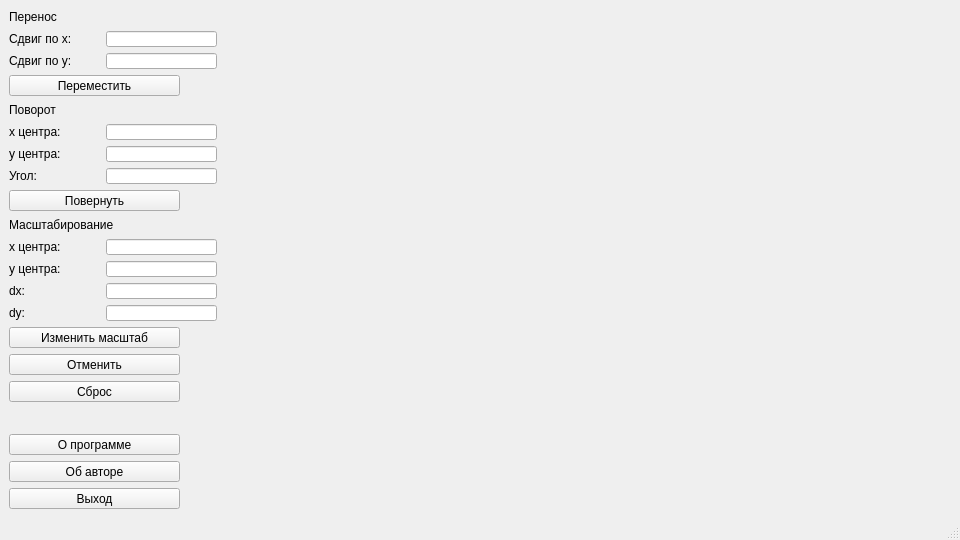
<?xml version="1.0" encoding="UTF-8"?>
<ui version="4.0">
 <class>MainWindow</class>
 <widget class="QMainWindow" name="MainWindow">
  <property name="geometry">
   <rect>
    <x>0</x>
    <y>0</y>
    <width>960</width>
    <height>540</height>
   </rect>
  </property>
  <property name="sizePolicy">
   <sizepolicy hsizetype="Preferred" vsizetype="Preferred">
    <horstretch>0</horstretch>
    <verstretch>0</verstretch>
   </sizepolicy>
  </property>
  <property name="minimumSize">
   <size>
    <width>960</width>
    <height>540</height>
   </size>
  </property>
  <property name="windowTitle">
   <string>Лабораторная работа 2</string>
  </property>
  <property name="autoFillBackground">
   <bool>false</bool>
  </property>
  <property name="locale">
   <locale language="Russian" country="Russia"/>
  </property>
  <property name="tabShape">
   <enum>QTabWidget::Triangular</enum>
  </property>
  <widget class="QWidget" name="centralwidget">
   <property name="contextMenuPolicy">
    <enum>Qt::NoContextMenu</enum>
   </property>
   <layout class="QGridLayout" name="gridLayout">
    <item row="0" column="0" colspan="2">
     <widget class="QLabel" name="label_5">
      <property name="enabled">
       <bool>true</bool>
      </property>
      <property name="minimumSize">
       <size>
        <width>171</width>
        <height>16</height>
       </size>
      </property>
      <property name="maximumSize">
       <size>
        <width>171</width>
        <height>16</height>
       </size>
      </property>
      <property name="autoFillBackground">
       <bool>false</bool>
      </property>
      <property name="locale">
       <locale language="Russian" country="Russia"/>
      </property>
      <property name="text">
       <string>Перенос</string>
      </property>
     </widget>
    </item>
    <item row="0" column="2" rowspan="19">
     <spacer name="horizontalSpacer">
      <property name="orientation">
       <enum>Qt::Horizontal</enum>
      </property>
      <property name="sizeHint" stdset="0">
       <size>
        <width>731</width>
        <height>444</height>
       </size>
      </property>
     </spacer>
    </item>
    <item row="1" column="0">
     <widget class="QLabel" name="label">
      <property name="enabled">
       <bool>true</bool>
      </property>
      <property name="minimumSize">
       <size>
        <width>91</width>
        <height>16</height>
       </size>
      </property>
      <property name="maximumSize">
       <size>
        <width>91</width>
        <height>16</height>
       </size>
      </property>
      <property name="autoFillBackground">
       <bool>false</bool>
      </property>
      <property name="locale">
       <locale language="Russian" country="Russia"/>
      </property>
      <property name="text">
       <string>Сдвиг по x:</string>
      </property>
     </widget>
    </item>
    <item row="1" column="1">
     <widget class="QLineEdit" name="lineEditX">
      <property name="minimumSize">
       <size>
        <width>111</width>
        <height>16</height>
       </size>
      </property>
      <property name="maximumSize">
       <size>
        <width>111</width>
        <height>16</height>
       </size>
      </property>
     </widget>
    </item>
    <item row="2" column="0">
     <widget class="QLabel" name="label_2">
      <property name="minimumSize">
       <size>
        <width>91</width>
        <height>16</height>
       </size>
      </property>
      <property name="maximumSize">
       <size>
        <width>91</width>
        <height>16</height>
       </size>
      </property>
      <property name="locale">
       <locale language="Russian" country="Russia"/>
      </property>
      <property name="text">
       <string>Сдвиг по y:</string>
      </property>
     </widget>
    </item>
    <item row="2" column="1">
     <widget class="QLineEdit" name="lineEditY">
      <property name="minimumSize">
       <size>
        <width>111</width>
        <height>16</height>
       </size>
      </property>
      <property name="maximumSize">
       <size>
        <width>111</width>
        <height>16</height>
       </size>
      </property>
     </widget>
    </item>
    <item row="3" column="0" colspan="2">
     <widget class="QPushButton" name="moveButton">
      <property name="minimumSize">
       <size>
        <width>171</width>
        <height>21</height>
       </size>
      </property>
      <property name="maximumSize">
       <size>
        <width>171</width>
        <height>21</height>
       </size>
      </property>
      <property name="locale">
       <locale language="Russian" country="Russia"/>
      </property>
      <property name="text">
       <string>Переместить</string>
      </property>
     </widget>
    </item>
    <item row="4" column="0" colspan="2">
     <widget class="QLabel" name="label_7">
      <property name="minimumSize">
       <size>
        <width>171</width>
        <height>16</height>
       </size>
      </property>
      <property name="maximumSize">
       <size>
        <width>171</width>
        <height>16</height>
       </size>
      </property>
      <property name="locale">
       <locale language="Russian" country="Russia"/>
      </property>
      <property name="text">
       <string>Поворот</string>
      </property>
     </widget>
    </item>
    <item row="5" column="0">
     <widget class="QLabel" name="label_8">
      <property name="enabled">
       <bool>true</bool>
      </property>
      <property name="minimumSize">
       <size>
        <width>91</width>
        <height>16</height>
       </size>
      </property>
      <property name="maximumSize">
       <size>
        <width>91</width>
        <height>16</height>
       </size>
      </property>
      <property name="autoFillBackground">
       <bool>false</bool>
      </property>
      <property name="locale">
       <locale language="Russian" country="Russia"/>
      </property>
      <property name="text">
       <string>x центра:</string>
      </property>
     </widget>
    </item>
    <item row="5" column="1">
     <widget class="QLineEdit" name="lineEditX_2">
      <property name="minimumSize">
       <size>
        <width>111</width>
        <height>16</height>
       </size>
      </property>
      <property name="maximumSize">
       <size>
        <width>111</width>
        <height>16</height>
       </size>
      </property>
     </widget>
    </item>
    <item row="6" column="0">
     <widget class="QLabel" name="label_9">
      <property name="minimumSize">
       <size>
        <width>91</width>
        <height>16</height>
       </size>
      </property>
      <property name="maximumSize">
       <size>
        <width>91</width>
        <height>16</height>
       </size>
      </property>
      <property name="locale">
       <locale language="Russian" country="Russia"/>
      </property>
      <property name="text">
       <string>y центра:</string>
      </property>
     </widget>
    </item>
    <item row="6" column="1">
     <widget class="QLineEdit" name="lineEditY_2">
      <property name="minimumSize">
       <size>
        <width>111</width>
        <height>16</height>
       </size>
      </property>
      <property name="maximumSize">
       <size>
        <width>111</width>
        <height>16</height>
       </size>
      </property>
     </widget>
    </item>
    <item row="7" column="0">
     <widget class="QLabel" name="label_6">
      <property name="minimumSize">
       <size>
        <width>91</width>
        <height>16</height>
       </size>
      </property>
      <property name="maximumSize">
       <size>
        <width>91</width>
        <height>16</height>
       </size>
      </property>
      <property name="locale">
       <locale language="Russian" country="Russia"/>
      </property>
      <property name="text">
       <string>Угол:</string>
      </property>
     </widget>
    </item>
    <item row="7" column="1">
     <widget class="QLineEdit" name="lineEditAngle">
      <property name="minimumSize">
       <size>
        <width>111</width>
        <height>16</height>
       </size>
      </property>
      <property name="maximumSize">
       <size>
        <width>111</width>
        <height>16</height>
       </size>
      </property>
      <property name="text">
       <string/>
      </property>
     </widget>
    </item>
    <item row="8" column="0" colspan="2">
     <widget class="QPushButton" name="rotateButton">
      <property name="minimumSize">
       <size>
        <width>171</width>
        <height>21</height>
       </size>
      </property>
      <property name="maximumSize">
       <size>
        <width>171</width>
        <height>21</height>
       </size>
      </property>
      <property name="locale">
       <locale language="Russian" country="Russia"/>
      </property>
      <property name="text">
       <string>Повернуть</string>
      </property>
     </widget>
    </item>
    <item row="9" column="0" colspan="2">
     <widget class="QLabel" name="label_4">
      <property name="minimumSize">
       <size>
        <width>171</width>
        <height>16</height>
       </size>
      </property>
      <property name="maximumSize">
       <size>
        <width>171</width>
        <height>16</height>
       </size>
      </property>
      <property name="locale">
       <locale language="Russian" country="Russia"/>
      </property>
      <property name="text">
       <string>Масштабирование</string>
      </property>
     </widget>
    </item>
    <item row="10" column="0">
     <widget class="QLabel" name="label_13">
      <property name="enabled">
       <bool>true</bool>
      </property>
      <property name="minimumSize">
       <size>
        <width>91</width>
        <height>16</height>
       </size>
      </property>
      <property name="maximumSize">
       <size>
        <width>91</width>
        <height>16</height>
       </size>
      </property>
      <property name="autoFillBackground">
       <bool>false</bool>
      </property>
      <property name="locale">
       <locale language="Russian" country="Russia"/>
      </property>
      <property name="text">
       <string>x центра:</string>
      </property>
     </widget>
    </item>
    <item row="10" column="1">
     <widget class="QLineEdit" name="lineEditX_3">
      <property name="minimumSize">
       <size>
        <width>111</width>
        <height>16</height>
       </size>
      </property>
      <property name="maximumSize">
       <size>
        <width>111</width>
        <height>16</height>
       </size>
      </property>
     </widget>
    </item>
    <item row="11" column="0">
     <widget class="QLabel" name="label_12">
      <property name="minimumSize">
       <size>
        <width>91</width>
        <height>16</height>
       </size>
      </property>
      <property name="maximumSize">
       <size>
        <width>91</width>
        <height>16</height>
       </size>
      </property>
      <property name="locale">
       <locale language="Russian" country="Russia"/>
      </property>
      <property name="text">
       <string>y центра:</string>
      </property>
     </widget>
    </item>
    <item row="11" column="1">
     <widget class="QLineEdit" name="lineEditY_3">
      <property name="minimumSize">
       <size>
        <width>111</width>
        <height>16</height>
       </size>
      </property>
      <property name="maximumSize">
       <size>
        <width>111</width>
        <height>16</height>
       </size>
      </property>
     </widget>
    </item>
    <item row="12" column="0">
     <widget class="QLabel" name="label_10">
      <property name="enabled">
       <bool>true</bool>
      </property>
      <property name="minimumSize">
       <size>
        <width>91</width>
        <height>16</height>
       </size>
      </property>
      <property name="maximumSize">
       <size>
        <width>91</width>
        <height>16</height>
       </size>
      </property>
      <property name="autoFillBackground">
       <bool>false</bool>
      </property>
      <property name="locale">
       <locale language="Russian" country="Russia"/>
      </property>
      <property name="text">
       <string>dx:</string>
      </property>
     </widget>
    </item>
    <item row="12" column="1">
     <widget class="QLineEdit" name="lineEditDX">
      <property name="minimumSize">
       <size>
        <width>111</width>
        <height>16</height>
       </size>
      </property>
      <property name="maximumSize">
       <size>
        <width>111</width>
        <height>16</height>
       </size>
      </property>
     </widget>
    </item>
    <item row="13" column="0">
     <widget class="QLabel" name="label_11">
      <property name="minimumSize">
       <size>
        <width>91</width>
        <height>16</height>
       </size>
      </property>
      <property name="maximumSize">
       <size>
        <width>91</width>
        <height>16</height>
       </size>
      </property>
      <property name="locale">
       <locale language="Russian" country="Russia"/>
      </property>
      <property name="text">
       <string>dy:</string>
      </property>
     </widget>
    </item>
    <item row="13" column="1">
     <widget class="QLineEdit" name="lineEditDY">
      <property name="minimumSize">
       <size>
        <width>111</width>
        <height>16</height>
       </size>
      </property>
      <property name="maximumSize">
       <size>
        <width>111</width>
        <height>16</height>
       </size>
      </property>
     </widget>
    </item>
    <item row="14" column="0" colspan="2">
     <widget class="QPushButton" name="scaleImageButton">
      <property name="minimumSize">
       <size>
        <width>171</width>
        <height>21</height>
       </size>
      </property>
      <property name="maximumSize">
       <size>
        <width>171</width>
        <height>21</height>
       </size>
      </property>
      <property name="locale">
       <locale language="Russian" country="Russia"/>
      </property>
      <property name="text">
       <string>Изменить масштаб</string>
      </property>
     </widget>
    </item>
    <item row="15" column="0" colspan="2">
     <widget class="QPushButton" name="discardButton">
      <property name="minimumSize">
       <size>
        <width>171</width>
        <height>21</height>
       </size>
      </property>
      <property name="maximumSize">
       <size>
        <width>171</width>
        <height>21</height>
       </size>
      </property>
      <property name="locale">
       <locale language="Russian" country="Russia"/>
      </property>
      <property name="text">
       <string>Отменить</string>
      </property>
     </widget>
    </item>
    <item row="16" column="0" colspan="2">
     <widget class="QPushButton" name="discardAllButton">
      <property name="minimumSize">
       <size>
        <width>171</width>
        <height>21</height>
       </size>
      </property>
      <property name="maximumSize">
       <size>
        <width>171</width>
        <height>21</height>
       </size>
      </property>
      <property name="locale">
       <locale language="Russian" country="Russia"/>
      </property>
      <property name="text">
       <string>Сброс</string>
      </property>
     </widget>
    </item>
    <item row="17" column="0" colspan="2">
     <spacer name="verticalSpacer">
      <property name="orientation">
       <enum>Qt::Vertical</enum>
      </property>
      <property name="sizeHint" stdset="0">
       <size>
        <width>145</width>
        <height>149</height>
       </size>
      </property>
     </spacer>
    </item>
    <item row="18" column="0" colspan="2">
     <widget class="QPushButton" name="aboutButton">
      <property name="minimumSize">
       <size>
        <width>171</width>
        <height>21</height>
       </size>
      </property>
      <property name="maximumSize">
       <size>
        <width>171</width>
        <height>21</height>
       </size>
      </property>
      <property name="locale">
       <locale language="Russian" country="Russia"/>
      </property>
      <property name="text">
       <string>О программе</string>
      </property>
     </widget>
    </item>
    <item row="19" column="0" colspan="2">
     <widget class="QPushButton" name="authorButton">
      <property name="minimumSize">
       <size>
        <width>171</width>
        <height>21</height>
       </size>
      </property>
      <property name="maximumSize">
       <size>
        <width>171</width>
        <height>21</height>
       </size>
      </property>
      <property name="locale">
       <locale language="Russian" country="Russia"/>
      </property>
      <property name="text">
       <string>Об авторе</string>
      </property>
     </widget>
    </item>
    <item row="20" column="0" colspan="2">
     <widget class="QPushButton" name="outButton">
      <property name="minimumSize">
       <size>
        <width>171</width>
        <height>21</height>
       </size>
      </property>
      <property name="maximumSize">
       <size>
        <width>171</width>
        <height>21</height>
       </size>
      </property>
      <property name="locale">
       <locale language="Russian" country="Russia"/>
      </property>
      <property name="text">
       <string>Выход</string>
      </property>
     </widget>
    </item>
   </layout>
  </widget>
  <widget class="QStatusBar" name="statusbar"/>
 </widget>
 <resources/>
 <connections/>
</ui>
